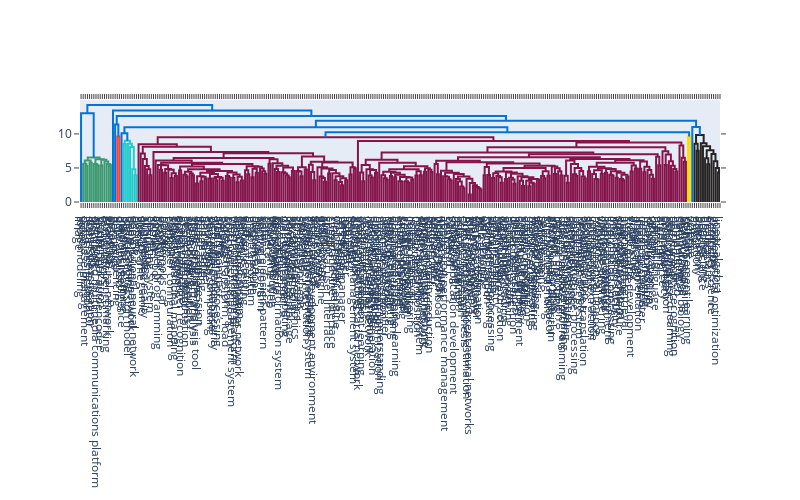

Notebook code for this chart:
### Code cell
import numpy
import plotly.figure_factory as ff
fig = ff.create_dendrogram(numpy.array(X), labels=ranking['topic'].to_list())
fig.update_layout(width=800, height=500)
fig.show()
